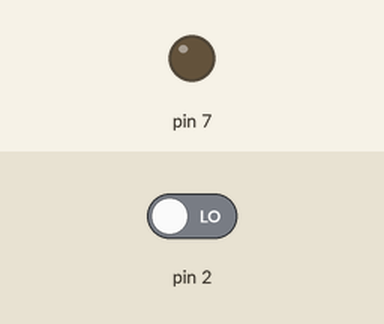
Recording of a sketch running on a simulated Arduino Uno, built with avr-gcc and run on an emulated ATmega328P. On the bench: output pins drawn as LEDs (lit = HIGH). The test bench sets the inputs (shaded band); at power-on: pin 2 LOW.

Above: at 1.2 s.
1.3 s: pin 2 driven HIGH
At 2.4 s:
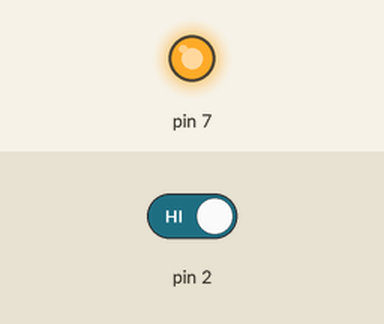
2.8 s: pin 2 driven LOW
At 3.5 s:
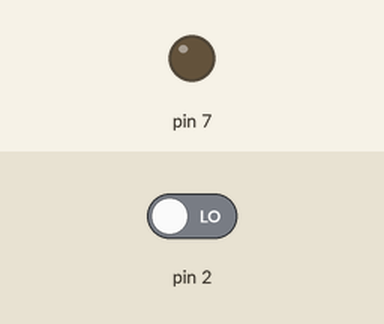
Timing chart, 0 to 5.8 s (numbered marks = the images above; inputs shaded):
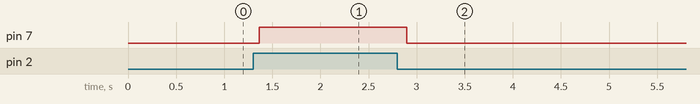

The sketch:

W10_InputArduino.ino
```cpp
#include <SoftwareSerial.h>

SoftwareSerial mySerial(0, 1); // RX, TX

void setup()
{
  mySerial.begin(4800);
  mySerial.println("Hello, world?");
  pinMode(2, INPUT);
  pinMode(7, OUTPUT);

}

void loop() // run over and over
{
  int buttonState = digitalRead(2);
  mySerial.print(buttonState);
  if (buttonState == HIGH) {
    // turn LED on:
    digitalWrite(7, HIGH);
  }
  else {
    // turn LED off:
    digitalWrite(7, LOW);
  }
  delay(100);
}
```

Measured:
- after the input at 1.3 s, pin 7: LOW → HIGH after 0.06 s
- after the input at 2.8 s, pin 7: HIGH → LOW after 0.09 s
